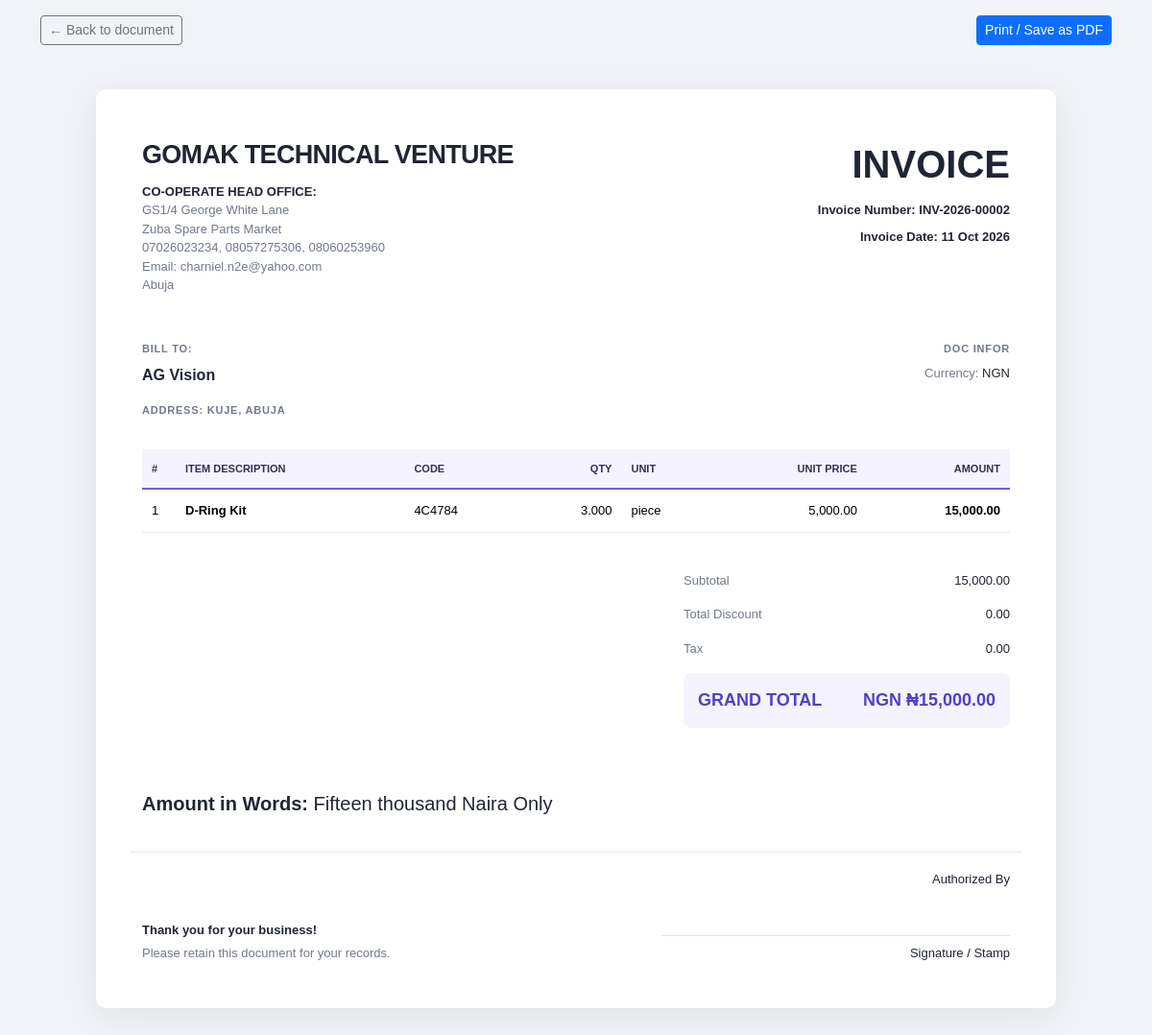
The page /sales/3/invoice/ (signed in) on the database as committed earlier.
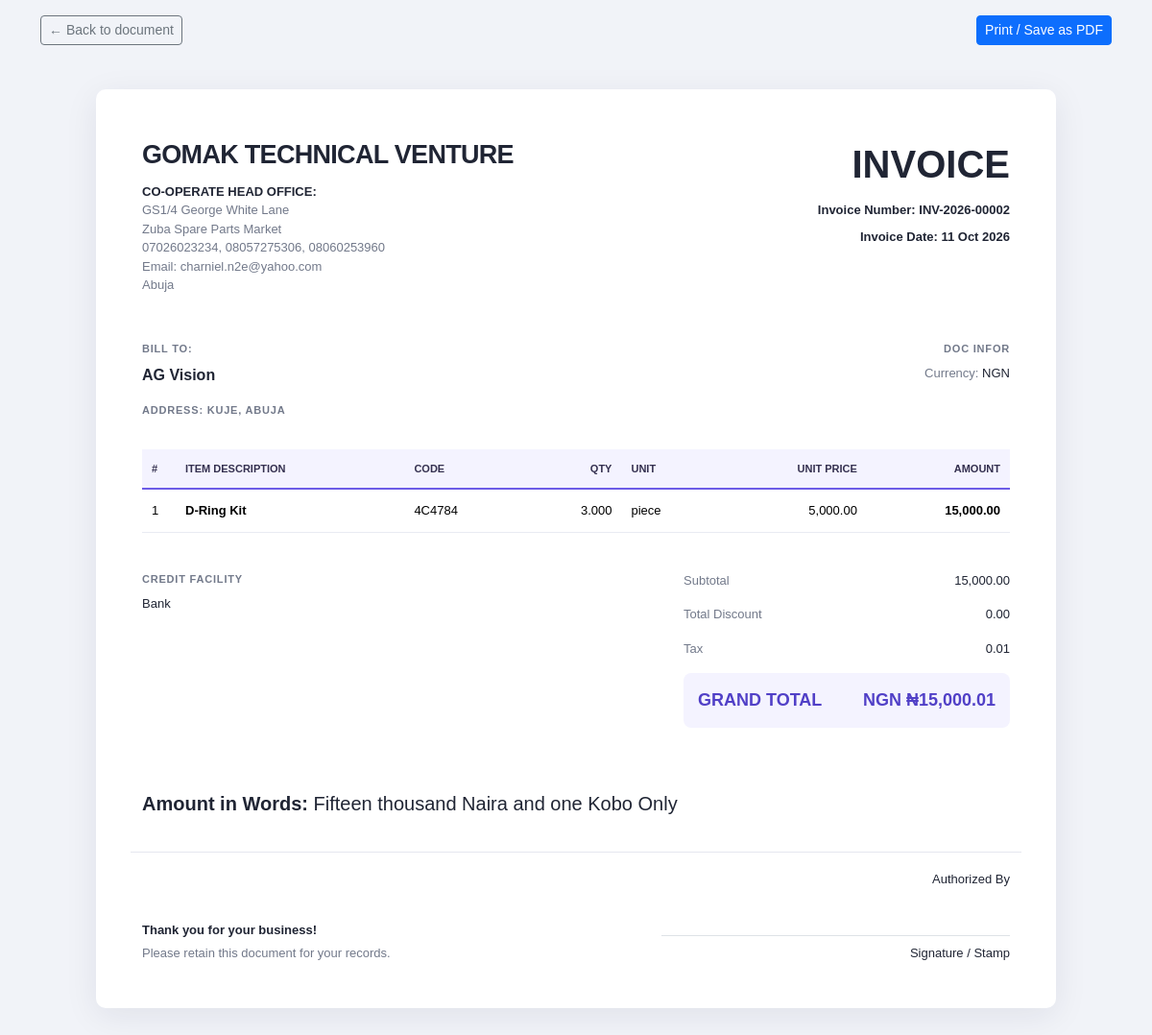
The same page on the database as committed later.
### documents/models.py (models this page shows, shortened)
class OrderDocument(models.Model):
    class DocumentType(models.TextChoices):
        PURCHASE = "PURCHASE", "Purchase"
        SALE = "SALE", "Sales"
    class Status(models.TextChoices):
        DRAFT = "DRAFT", "Draft"
        COMPLETED = "COMPLETED", "Completed"
        CANCELLED = "CANCELLED", "Cancelled"
    doc_code = models.CharField(max_length=10)
    doc_year = models.CharField(max_length=4)
    doc_num = models.CharField(max_length=20)
    document_type = models.CharField(
        max_length=10,
        choices=DocumentType.choices,
        default=DocumentType.PURCHASE,
    )
    doc_date = models.DateField(default=timezone.localdate)
    status = models.CharField(
        max_length=20,
        choices=Status.choices,
        default=Status.DRAFT,
    )
    supplier = models.ForeignKey(
        "suppliers.Supplier",
        on_delete=models.PROTECT,
        related_name="order_documents",
        null=True,
        blank=True,
    )
    supplier_name = models.CharField(
        max_length=255,
        blank=True,
    )
    supplier_invoice = models.CharField(
        max_length=100,
        blank=True,
    )
    customer = models.ForeignKey(
        "customers.Customer",
        on_delete=models.PROTECT,
        related_name="order_documents",
        null=True,
        blank=True,
    )
    customer_name = models.CharField(
        max_length=255,
        blank=True,
    )
    currency = models.CharField(max_length=10, default="NGN", blank=True)
    credit_fercility = models.CharField(max_length=100, blank=True)
    address = models.TextField(blank=True)
    project = models.CharField(max_length=255, blank=True)
    subtotal = models.DecimalField(
        max_digits=14,
        decimal_places=2,
        default=Decimal("0.00"),
    )
    total_discount = models.DecimalField(
        max_digits=14,
        decimal_places=2,
        default=Decimal("0.00"),
    )
    tax = models.DecimalField(
        max_digits=14,
        decimal_places=2,
        default=Decimal("0.00"),
    )
    grand_total = models.DecimalField(
        max_digits=14,
        decimal_places=2,
        default=Decimal("0.00"),
    )
    created_by = models.ForeignKey(
        settings.AUTH_USER_MODEL,
        on_delete=models.PROTECT,
        related_name="order_documents",
        null=True,
        blank=True,
    )
    created_at = models.DateTimeField(auto_now_add=True)
    updated_at = models.DateTimeField(auto_now=True)
    class Meta:
        ordering = ["-created_at", "-pk"]
        constraints = [
            models.UniqueConstraint(
                fields=["doc_code", "doc_year", "doc_num"],
                name="unique_order_document_number",
            ),
        ]
    def __str__(self):
        return f"{self.doc_code}-{self.doc_year}-{self.doc_num}"
    def ngn_to_words(self, amount):
        amount = Decimal(str(amount or 0)).quantize(
        Decimal("0.01"),
        rounding=ROUND_HALF_UP,
        )
        naira = int(amount)
        kobo = int((amount - Decimal(naira)) * 100)
        naira_words = num2words(naira, lang="en").capitalize()
        if kobo > 0:
            kobo_words = num2words(kobo, lang="en")
            return (
                f"{naira_words} Naira and "
                f"{kobo_words} Kobo Only"
            )
        return f"{naira_words} Naira Only"
    @property
    def amount_in_words(self):
        return self.ngn_to_words(self.grand_total)

### customers/models.py (models this page shows, shortened)
class Customer(models.Model):
    name = models.CharField(max_length=200)
    phone = models.CharField(max_length=30, blank=True)
    email = models.EmailField(blank=True)
    address = models.TextField(blank=True)
    opening_balance = models.DecimalField(
        max_digits=12,
        decimal_places=2,
        default=0,
    )
    credit_limit = models.DecimalField(
        max_digits=12,
        decimal_places=2,
        default=0,
    )
    is_active = models.BooleanField(default=True)
    created_at = models.DateTimeField(auto_now_add=True)
    updated_at = models.DateTimeField(auto_now=True)
    class Meta:
        ordering = ["name"]

### documents/views.py (the view)
@login_required
def invoice_print(request, pk):
    document = get_object_or_404(
        OrderDocument.objects.prefetch_related("items__product"),
        pk=pk,
    )
    items = document.items.all()
    business = {
        "name": "GOMAK TECHNICAL VENTURE",
        "address": "CO-OPERATE HEAD OFFICE:",
        "address2": "GS1/4 George White Lane",
        "address3": "Zuba Spare Parts Market",
        "address4": "07026023234, 08057275306, 08060253960",
        "address5": "charniel.n2e@yahoo.com",
        "address6": "Abuja",
    }
    return render(request, "documents/invoice_print.html", {
        "document": document,
        "items": items,
        "business": business,
        "is_purchase": (
            document.document_type
            == OrderDocument.DocumentType.PURCHASE
        ),
    })

### templates/documents/invoice_print.html (shortened to what the changed rows need)
{% load static %}
{% load humanize %}
<!DOCTYPE html>
<html lang="en">
<head>
    <link href="https://cdn.jsdelivr.net/npm/bootstrap@5.3.3/dist/css/bootstrap.min.css"
          rel="stylesheet">
</head>
<body>
    <main class="invoice-paper">
        <div class="row align-items-start mb-5">
            <div class="col-5 text-end">
                <div class="fw-bold fs-1">
                    {% if is_purchase %}PURCHASE{% else %}INVOICE{% endif %}
                </div>
                <div class="mt-2 fw-bold">Invoice Number: {{ document }}</div>
                <div class="mt-2 fw-bold">
                    <span class="fw-bold">Invoice Date:</span>
                    <strong>{{ document.doc_date|date:"d M Y" }}</strong>
                </div>
            </div>
        </div>
        <div class="row mb-4">
            <div class="col-7">
                <div class="section-label fw-bold">
                    {% if is_purchase %}Supplier Details{% else %}Bill To:{% endif %}
                </div>
                <div class="fw-bold fs-6">
                    {% if is_purchase %}
                        {{ document.supplier.name|default:document.supplier_name|default:"—" }}
                    {% else %}
                        {{ document.customer.name|default:document.customer_name|default:"Walk-in Customer" }}
                    {% endif %}
                </div>
                {% if document.address %}
                <div class="section-label mt-3">Address: {{ document.address|linebreaksbr }}</div>
                {% endif %}
            </div>
            <div class="col-5 col-5 text-end">
                <div class="section-label">Doc Infor</div>
                <div class="mb-2">
                    <span class="muted">Currency:</span>
                    {{ document.currency|default:"NGN" }}
                </div>
            </div>
        </div>
        <div class="table-responsive">
            <table class="table invoice-table">
                <thead>
                    <tr>
                        <th style="width: 35px;">#</th>
                        <th>Item Description</th>
                        <th>Code</th>
                        <th class="text-end">Qty</th>
                        <th>Unit</th>
                        <th class="text-end">Unit Price</th>
                        <th class="text-end">Amount</th>
                    </tr>
                </thead>
            </table>
        </div>
        <div class="row mt-4">
            <div class="col-md-6">
                {% if document.credit_fercility %}
                <div class="section-label">Credit Facility</div>
                <div>{{ document.credit_fercility }}</div>
                {% endif %}
            </div>
            <div class="col-md-6">
                <div class="totals-box">
                    <div class="d-flex justify-content-between mb-3">
                        <span class="muted">Subtotal</span>
                        <span>{{ document.subtotal|floatformat:2|intcomma }}</span>
                    </div>
                    <div class="d-flex justify-content-between mb-3">
                        <span class="muted">Total Discount</span>
                        <span>{{ document.total_discount|floatformat:2|intcomma }}</span>
                    </div>
                    <div class="d-flex justify-content-between mb-3">
                        <span class="muted">Tax</span>
                        <span>{{ document.tax|floatformat:2|intcomma }}</span>
                    </div>
                    <div class="grand-total d-flex justify-content-between">
                        <span>GRAND TOTAL</span>
                        <span>{{ document.currency|default:"NGN" }} ₦{{ document.grand_total|floatformat:2|intcomma }}</span>
                    </div>
                </div>
            </div>
                  <div class="mt-3 fs-5 pt-5">
                <strong>Amount in Words:</strong>
                {{ document.amount_in_words }}
            </div>
        </div>
    </main>
</body>
</html>

Rows that differ between the two databases and show on the page:
changed OrderDocument "NGN": credit_fercility (not shown) → "Bank"; tax "0.00" → "0.01"; grand_total "15,000.00" → "15,000.01"; amount_in_words "Fifteen thousand Naira Only" → "Fifteen thousand Naira and one Kobo Only"
Other text that changed with them:
text now shown: "CREDIT FACILITY"
